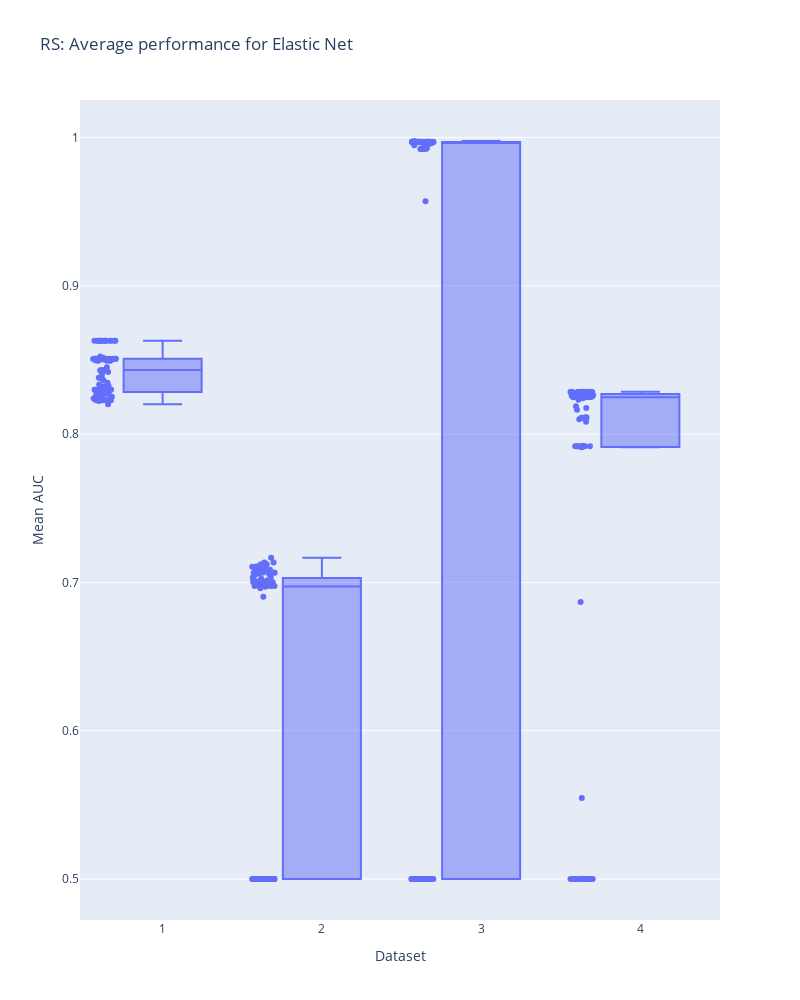

Write notebook code for a chart like this one.
### Markdown cell above
AUC w zależności od zbioru

### Code cell
boxplot(rs_en_individuals,"RS: Average performance for Elastic Net")

### Figure 1 — Plotly figure (JSON) as saved in the notebook; plotly's stock layout.template omitted (floating-point values rounded to 4 significant figures; data arrays with more than 128 entries replaced by an {"elided": "..."} marker saying what was removed)
{"data": [{"alignmentgroup": "True", "boxpoints": "all", "hovertemplate": "Dataset=%{x}<br>Mean AUC=%{y}<extra></extra>", "legendgroup": "", "marker": {"color": "#636efa"}, "name": "", "notched": false, "offsetgroup": "", "orientation": "v", "showlegend": false, "type": "box", "x": {"elided": "400 str values"}, "x0": " ", "xaxis": "x", "y": {"elided": "400 float values"}, "y0": " ", "yaxis": "y"}], "layout": {"boxmode": "group", "height": 1000, "legend": {"tracegroupgap": 0}, "title": {"text": "RS: Average performance for Elastic Net"}, "width": 800, "xaxis": {"anchor": "y", "domain": [0, 1], "title": {"text": "Dataset"}}, "yaxis": {"anchor": "x", "domain": [0, 1], "title": {"text": "Mean AUC"}}}}
